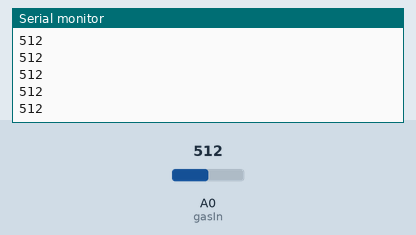
The sketch below on a simulated Arduino Uno, built with avr-gcc and run on an emulated ATmega328P. Shown: the last lines printed to the serial monitor. Inputs (shaded band) come from the test bench; at power-on: A0 (gasIn) = 512.

Above: at 1.2 s.
1.3 s: A0 (gasIn) set to 716
At 1.56 s:
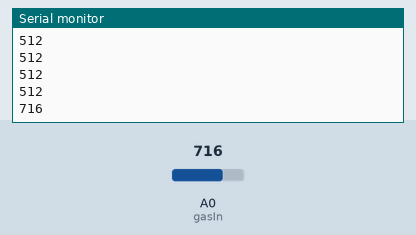
2.8 s: A0 (gasIn) set to 900
At 2.96 s:
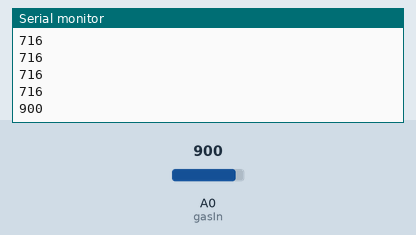
Timing chart, 0 to 5.8 s (numbered marks = the images above; inputs shaded):
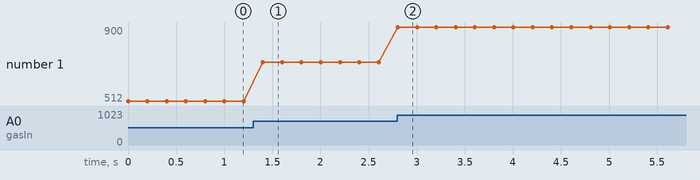

Measured:
- after the input at 1.3 s, the serial monitor: prints a new line after 0.10 s (image 1)
- after the input at 2.8 s, the serial monitor: prints a new line at once (image 2)
- plotted number 1: 512 → 716 after the input at 1.3 s, 716 → 900 after the input at 2.8 s

The sketch:

gasMQ3.ino
```cpp
int gasIn = A0;

void setup() {
  // put your setup code here, to run once:
  pinMode(A0,INPUT);
  Serial.begin(9600);
}

void loop() {
  // put your main code here, to run repeatedly:
  int val;
  val = analogRead(gasIn);
  Serial.println(val,DEC);
  delay(200);
}
```
